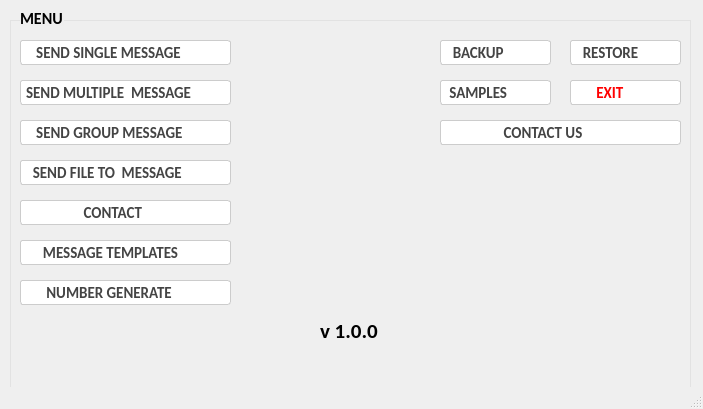
<?xml version="1.0" encoding="UTF-8"?>
<ui version="4.0">
 <class>MainWindow</class>
 <widget class="QMainWindow" name="MainWindow">
  <property name="enabled">
   <bool>true</bool>
  </property>
  <property name="geometry">
   <rect>
    <x>0</x>
    <y>0</y>
    <width>703</width>
    <height>409</height>
   </rect>
  </property>
  <property name="minimumSize">
   <size>
    <width>703</width>
    <height>409</height>
   </size>
  </property>
  <property name="maximumSize">
   <size>
    <width>703</width>
    <height>409</height>
   </size>
  </property>
  <property name="font">
   <font>
    <family>Calibri</family>
    <pointsize>10</pointsize>
    <weight>75</weight>
    <bold>true</bold>
   </font>
  </property>
  <property name="windowTitle">
   <string>MainWindow</string>
  </property>
  <property name="styleSheet">
   <string notr="true">QWidget{
	color:#444;
}
background-color: rgb(255, 0, 0);</string>
  </property>
  <widget class="QWidget" name="centralwidget">
   <property name="styleSheet">
    <string notr="true">QPushButton{
	color:#444;
	background-color: #fff;
	border: 1px solid #ccc;
	border-radius: 3px;
	text-align:left;
	padding:0 5px;
}

QPushButton:hover{
	border-color: #94a8ff;
}
QPushButton:pressed{
	border: 1.5px solid #94a8ff;
	background-color: rgb(221, 233, 255);
}</string>
   </property>
   <widget class="QPushButton" name="pushButton_1">
    <property name="geometry">
     <rect>
      <x>20</x>
      <y>40</y>
      <width>211</width>
      <height>25</height>
     </rect>
    </property>
    <property name="font">
     <font>
      <family>Calibri</family>
      <pointsize>11</pointsize>
      <weight>75</weight>
      <bold>true</bold>
     </font>
    </property>
    <property name="cursor">
     <cursorShape>PointingHandCursor</cursorShape>
    </property>
    <property name="styleSheet">
     <string notr="true"/>
    </property>
    <property name="text">
     <string>   SEND SINGLE MESSAGE</string>
    </property>
   </widget>
   <widget class="QPushButton" name="pushButton_2">
    <property name="geometry">
     <rect>
      <x>20</x>
      <y>80</y>
      <width>211</width>
      <height>25</height>
     </rect>
    </property>
    <property name="font">
     <font>
      <family>Calibri</family>
      <pointsize>11</pointsize>
      <weight>75</weight>
      <bold>true</bold>
     </font>
    </property>
    <property name="cursor">
     <cursorShape>PointingHandCursor</cursorShape>
    </property>
    <property name="styleSheet">
     <string notr="true"/>
    </property>
    <property name="text">
     <string>SEND MULTIPLE  MESSAGE</string>
    </property>
   </widget>
   <widget class="QPushButton" name="pushButton_3">
    <property name="geometry">
     <rect>
      <x>20</x>
      <y>120</y>
      <width>211</width>
      <height>25</height>
     </rect>
    </property>
    <property name="font">
     <font>
      <family>Calibri</family>
      <pointsize>11</pointsize>
      <weight>75</weight>
      <bold>true</bold>
     </font>
    </property>
    <property name="cursor">
     <cursorShape>PointingHandCursor</cursorShape>
    </property>
    <property name="styleSheet">
     <string notr="true"/>
    </property>
    <property name="text">
     <string>   SEND GROUP MESSAGE</string>
    </property>
   </widget>
   <widget class="QPushButton" name="pushButton_4">
    <property name="geometry">
     <rect>
      <x>20</x>
      <y>160</y>
      <width>211</width>
      <height>25</height>
     </rect>
    </property>
    <property name="font">
     <font>
      <family>Calibri</family>
      <pointsize>11</pointsize>
      <weight>75</weight>
      <bold>true</bold>
     </font>
    </property>
    <property name="cursor">
     <cursorShape>PointingHandCursor</cursorShape>
    </property>
    <property name="styleSheet">
     <string notr="true"/>
    </property>
    <property name="text">
     <string>  SEND FILE TO  MESSAGE</string>
    </property>
   </widget>
   <widget class="QPushButton" name="pushButton_5">
    <property name="geometry">
     <rect>
      <x>20</x>
      <y>200</y>
      <width>211</width>
      <height>25</height>
     </rect>
    </property>
    <property name="font">
     <font>
      <family>Calibri</family>
      <pointsize>11</pointsize>
      <weight>75</weight>
      <bold>true</bold>
     </font>
    </property>
    <property name="cursor">
     <cursorShape>PointingHandCursor</cursorShape>
    </property>
    <property name="styleSheet">
     <string notr="true"/>
    </property>
    <property name="text">
     <string>                 CONTACT</string>
    </property>
   </widget>
   <widget class="QLabel" name="label">
    <property name="geometry">
     <rect>
      <x>20</x>
      <y>10</y>
      <width>44</width>
      <height>16</height>
     </rect>
    </property>
    <property name="font">
     <font>
      <family>Calibri</family>
      <pointsize>12</pointsize>
      <weight>75</weight>
      <bold>true</bold>
      <kerning>false</kerning>
     </font>
    </property>
    <property name="styleSheet">
     <string notr="true">background-color:#eee;</string>
    </property>
    <property name="text">
     <string>MENU</string>
    </property>
   </widget>
   <widget class="QPushButton" name="pushButton_6">
    <property name="geometry">
     <rect>
      <x>20</x>
      <y>240</y>
      <width>211</width>
      <height>25</height>
     </rect>
    </property>
    <property name="font">
     <font>
      <family>Calibri</family>
      <pointsize>11</pointsize>
      <weight>75</weight>
      <bold>true</bold>
     </font>
    </property>
    <property name="cursor">
     <cursorShape>PointingHandCursor</cursorShape>
    </property>
    <property name="styleSheet">
     <string notr="true"/>
    </property>
    <property name="text">
     <string>     MESSAGE TEMPLATES</string>
    </property>
   </widget>
   <widget class="QFrame" name="verticalFrame">
    <property name="enabled">
     <bool>false</bool>
    </property>
    <property name="geometry">
     <rect>
      <x>10</x>
      <y>20</y>
      <width>681</width>
      <height>369</height>
     </rect>
    </property>
    <property name="styleSheet">
     <string notr="true">border:1px solid #e2e2e2;</string>
    </property>
    <layout class="QVBoxLayout" name="verticalLayout"/>
   </widget>
   <widget class="QPushButton" name="pushButton_7">
    <property name="geometry">
     <rect>
      <x>440</x>
      <y>120</y>
      <width>241</width>
      <height>25</height>
     </rect>
    </property>
    <property name="font">
     <font>
      <family>Calibri</family>
      <pointsize>11</pointsize>
      <weight>75</weight>
      <bold>true</bold>
     </font>
    </property>
    <property name="cursor">
     <cursorShape>PointingHandCursor</cursorShape>
    </property>
    <property name="styleSheet">
     <string notr="true"/>
    </property>
    <property name="text">
     <string>                 CONTACT US</string>
    </property>
   </widget>
   <widget class="QPushButton" name="pushButton_8">
    <property name="geometry">
     <rect>
      <x>440</x>
      <y>40</y>
      <width>111</width>
      <height>25</height>
     </rect>
    </property>
    <property name="font">
     <font>
      <family>Calibri</family>
      <pointsize>11</pointsize>
      <weight>75</weight>
      <bold>true</bold>
     </font>
    </property>
    <property name="cursor">
     <cursorShape>PointingHandCursor</cursorShape>
    </property>
    <property name="styleSheet">
     <string notr="true"/>
    </property>
    <property name="text">
     <string>  BACKUP</string>
    </property>
   </widget>
   <widget class="QPushButton" name="pushButton_9">
    <property name="geometry">
     <rect>
      <x>570</x>
      <y>40</y>
      <width>111</width>
      <height>25</height>
     </rect>
    </property>
    <property name="font">
     <font>
      <family>Calibri</family>
      <pointsize>11</pointsize>
      <weight>75</weight>
      <bold>true</bold>
     </font>
    </property>
    <property name="cursor">
     <cursorShape>PointingHandCursor</cursorShape>
    </property>
    <property name="styleSheet">
     <string notr="true"/>
    </property>
    <property name="text">
     <string>  RESTORE</string>
    </property>
   </widget>
   <widget class="QPushButton" name="pushButton_10">
    <property name="geometry">
     <rect>
      <x>440</x>
      <y>80</y>
      <width>111</width>
      <height>25</height>
     </rect>
    </property>
    <property name="font">
     <font>
      <family>Calibri</family>
      <pointsize>11</pointsize>
      <weight>75</weight>
      <bold>true</bold>
     </font>
    </property>
    <property name="cursor">
     <cursorShape>PointingHandCursor</cursorShape>
    </property>
    <property name="styleSheet">
     <string notr="true"/>
    </property>
    <property name="text">
     <string> SAMPLES</string>
    </property>
   </widget>
   <widget class="QPushButton" name="pushButton_11">
    <property name="geometry">
     <rect>
      <x>570</x>
      <y>80</y>
      <width>111</width>
      <height>25</height>
     </rect>
    </property>
    <property name="font">
     <font>
      <family>Calibri</family>
      <pointsize>11</pointsize>
      <weight>75</weight>
      <bold>true</bold>
     </font>
    </property>
    <property name="cursor">
     <cursorShape>PointingHandCursor</cursorShape>
    </property>
    <property name="styleSheet">
     <string notr="true">color: red;</string>
    </property>
    <property name="text">
     <string>      EXIT</string>
    </property>
   </widget>
   <widget class="QLabel" name="bgimg">
    <property name="geometry">
     <rect>
      <x>250</x>
      <y>90</y>
      <width>220</width>
      <height>220</height>
     </rect>
    </property>
    <property name="text">
     <string/>
    </property>
   </widget>
   <widget class="QPushButton" name="pushButton_12">
    <property name="geometry">
     <rect>
      <x>20</x>
      <y>280</y>
      <width>211</width>
      <height>25</height>
     </rect>
    </property>
    <property name="font">
     <font>
      <family>Calibri</family>
      <pointsize>11</pointsize>
      <weight>75</weight>
      <bold>true</bold>
     </font>
    </property>
    <property name="cursor">
     <cursorShape>PointingHandCursor</cursorShape>
    </property>
    <property name="styleSheet">
     <string notr="true"/>
    </property>
    <property name="text">
     <string>      NUMBER GENERATE</string>
    </property>
   </widget>
   <widget class="QLabel" name="label_2">
    <property name="geometry">
     <rect>
      <x>320</x>
      <y>310</y>
      <width>61</width>
      <height>41</height>
     </rect>
    </property>
    <property name="font">
     <font>
      <family>Calibri</family>
      <pointsize>16</pointsize>
      <weight>75</weight>
      <bold>true</bold>
     </font>
    </property>
    <property name="text">
     <string>v 1.0.0</string>
    </property>
   </widget>
   <zorder>verticalFrame</zorder>
   <zorder>pushButton_1</zorder>
   <zorder>pushButton_2</zorder>
   <zorder>pushButton_3</zorder>
   <zorder>pushButton_4</zorder>
   <zorder>pushButton_5</zorder>
   <zorder>label</zorder>
   <zorder>pushButton_6</zorder>
   <zorder>pushButton_7</zorder>
   <zorder>pushButton_8</zorder>
   <zorder>pushButton_9</zorder>
   <zorder>pushButton_10</zorder>
   <zorder>pushButton_11</zorder>
   <zorder>bgimg</zorder>
   <zorder>pushButton_12</zorder>
   <zorder>label_2</zorder>
  </widget>
  <widget class="QStatusBar" name="statusbar"/>
 </widget>
 <resources/>
 <connections/>
</ui>
